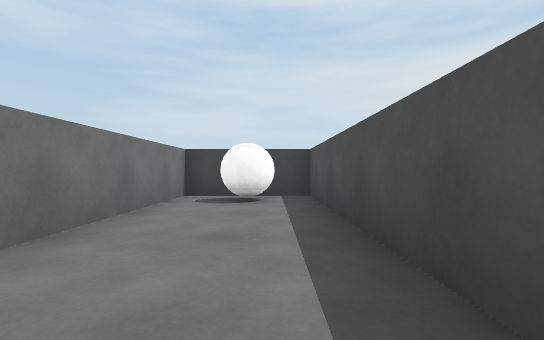
[1] (above)

17 first-person views from a walk through a scene from a Unity 3-D project. The camera is 0.55 m above the floor, looks level and sees 85° across. The floor is counted in squares, 1 m on a side. Each view is taken from the middle of a square. On the plan, view 1 faces up. The plan holds only what a view shows up to about 9 squares ahead; the rest is blank. The place goes on beyond the plan. Surface patterns are stand-ins for the level's own textures.

[2]
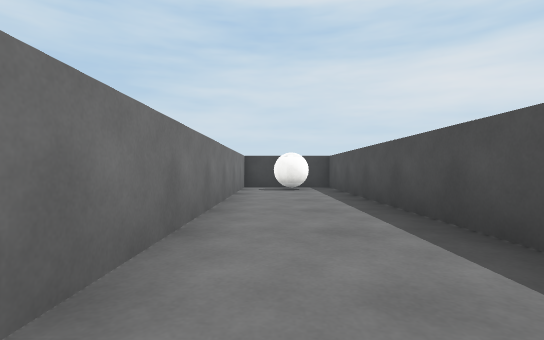

[3]
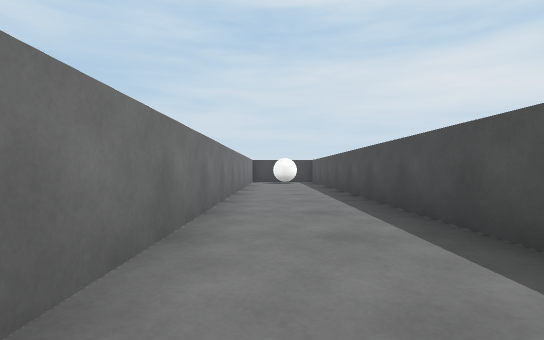

[4]
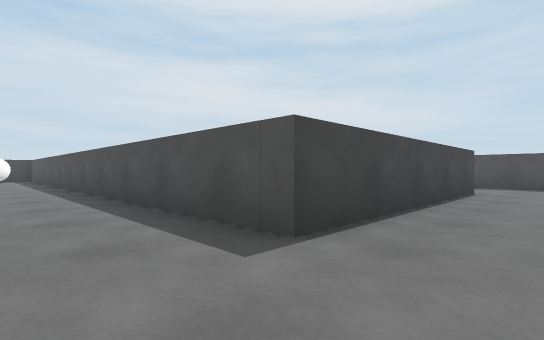

[5]
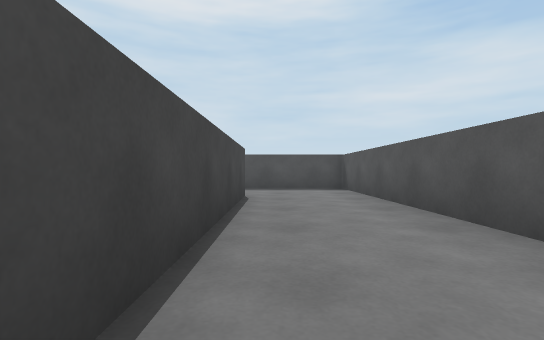

[6]
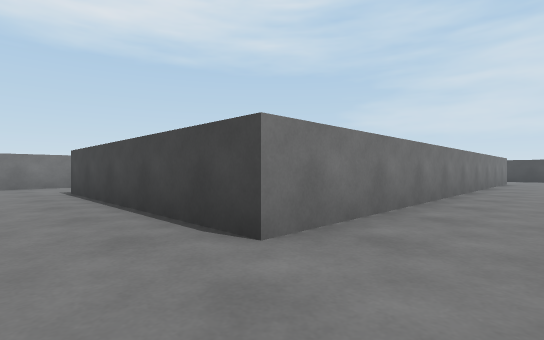

[7]
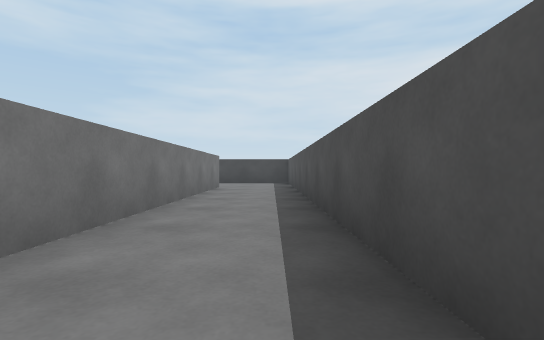

[8]
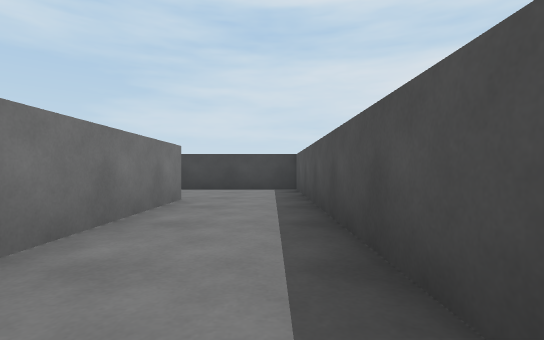

[9]
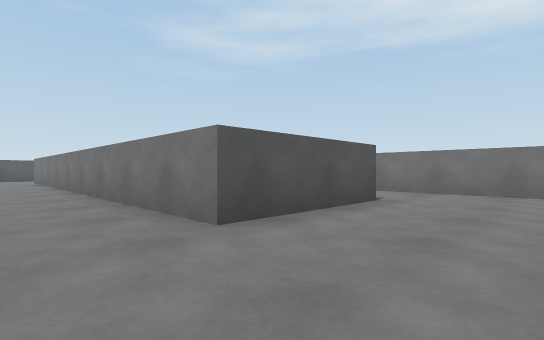

[10]
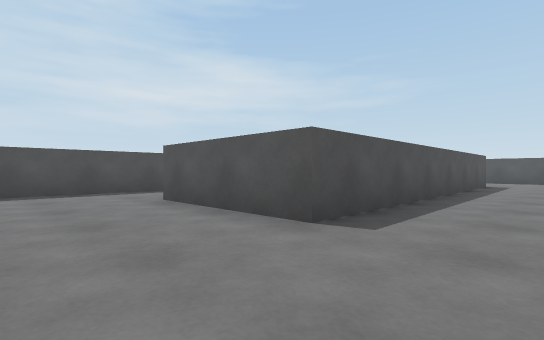

[11]
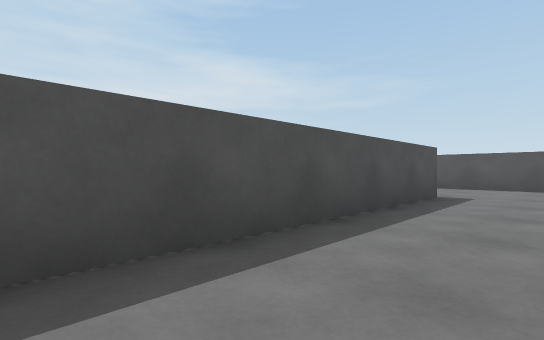

[12]
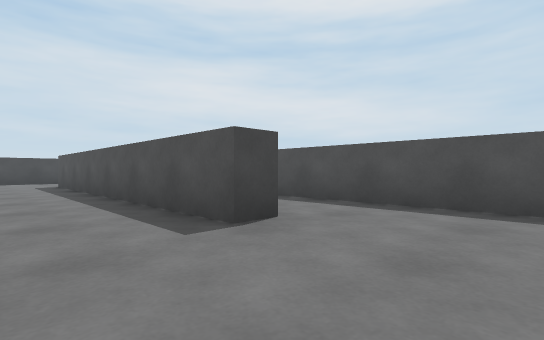

[13]
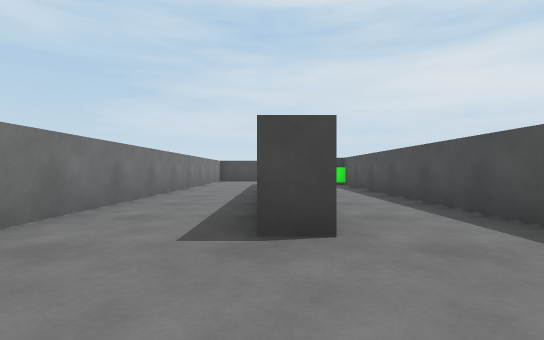

[14]
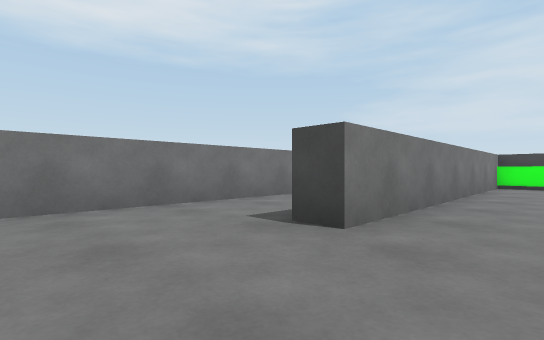

[15]
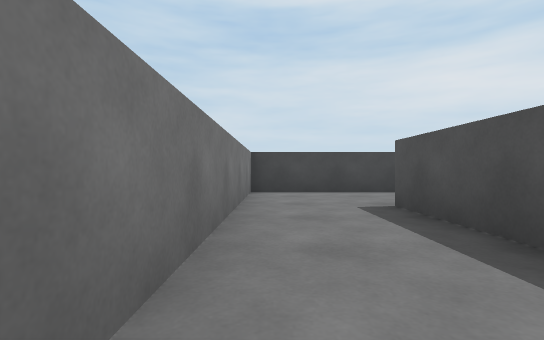

[16]
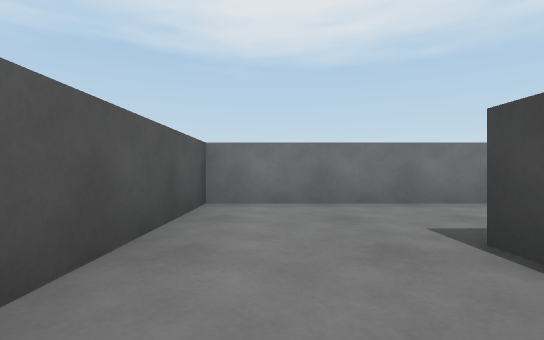

[17]
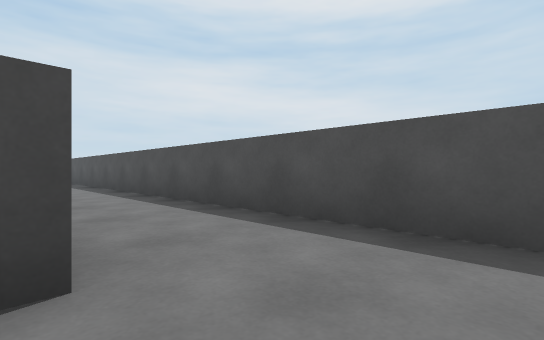

### Floor plan
Points are (right, up) in squares from view 1. A wall is a line through its corners. A room is listed if a view was taken in it or the views show most of it. See-through windows are left out.
Room 1 (views 1, 2, 3, 4, 5, 6, 7, 8, 9, 10, 11, 12, 13, 14, 15, 16, 17)
walls: (6.7, -7.9) (6.7, 1); (5.6, 2.7) (4.5, 2.7); (5.6, 2.9) (4.5, 2.9) (4.5, -5.6) (3.9, -5.6) (3.9, 3.5) (7.3, 3.5) (7.3, -9.4) (0.8, -9.4) (0.8, 6.4) (-1.9, 6.4) (-1.9, -12.1) (9.7, -12.1) (9.7, 6.4) (1.5, 6.4) (1.5, -7.9); (2.4, -8.8) (4.9, -8.8)
objects: white ball (-1, 5) to (0, 6)

Positions as (right, up) in squares from view 1, and headings:
1: (0, 0), facing up
2: (-1, -3), facing up
3: (-1, -7), facing up
4: (-1, -11), facing up-right
5: (1, -10), facing right
6: (9, -11), facing up-left
7: (9, -6), facing up
8: (9, -2), facing up
9: (9, 6), facing down-left
10: (2, 6), facing down-right
11: (2, 1), facing down-right
12: (2, -8), facing up-right
13: (4, -8), facing up
14: (6, -8), facing up-left
15: (2, -1), facing up
16: (3, -11), facing left
17: (7, -11), facing up-right
